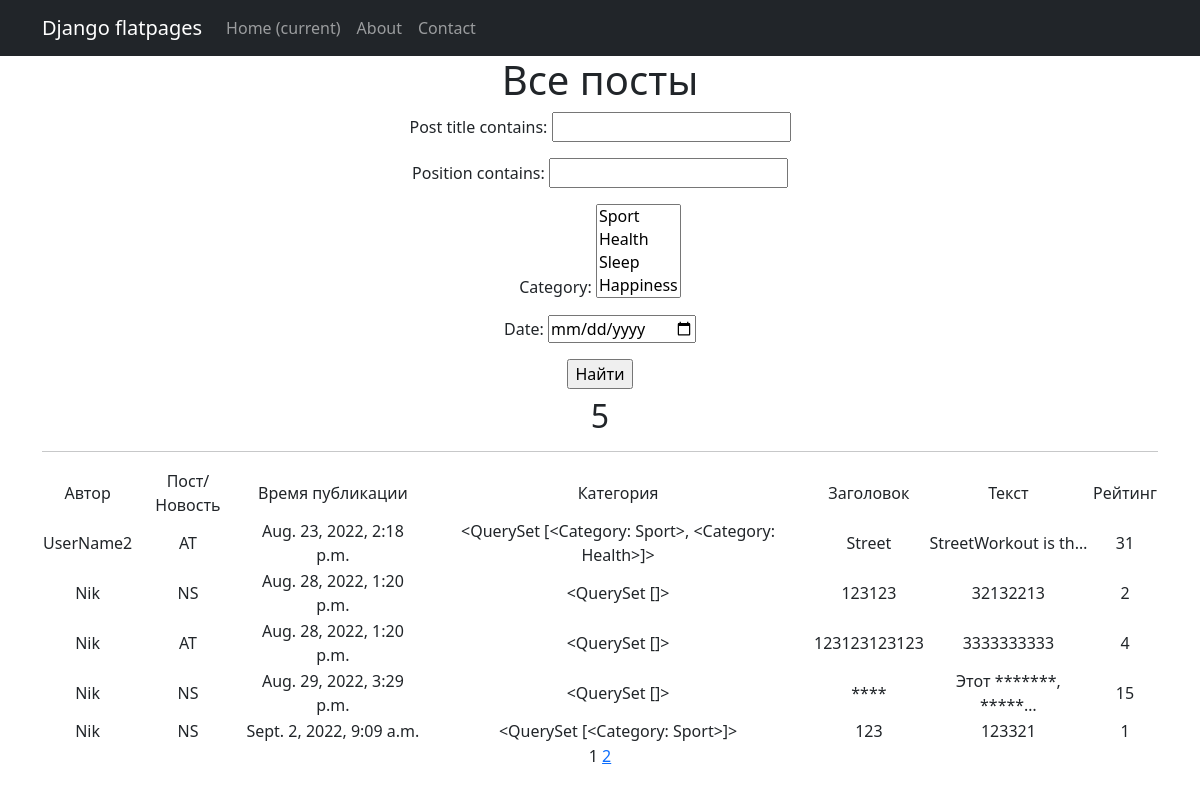
/posts/, run on the app's committed database.
### NewsPortal/models.py (models this page shows, shortened)
class Post(models.Model):
    article = 'AT'
    news = 'NS'
    POSITIONS = [
        (article, 'Статья'),
        (news, 'Новости')
    ]
    who_author = models.ForeignKey(Author, on_delete=models.CASCADE)
    position = models.CharField(max_length=2,
                                choices=POSITIONS,
                                default=article)
    time_in = models.DateTimeField(default=timezone.now)
    category_post = models.ManyToManyField('Category', through='PostCategory')
    post_title = models.CharField(max_length=255)
    post_text = models.TextField()
    post_rating = models.IntegerField(default=0)

class Author(models.Model):
    user = models.OneToOneField(User, on_delete=models.CASCADE)
    user_rating = models.IntegerField(default=0)
    def __str__(self):
        return f'{self.user.username}'

class Category(models.Model):
    category_name = models.CharField(max_length=255, unique=True)
    def __str__(self):
        return self.category_name

### NewsPortal/views.py (the view)
# urls.py: path('', PostList.as_view(), name='post_list'),
class PostList(ListView):
    model = Post
    ordering = 'time_in'
    template_name = 'posts.html'
    context_object_name = 'posts'
    paginate_by = 5
    def get_queryset(self):
        queryset = super().get_queryset()
        self.filterset = PostFilter(self.request.GET, queryset)
        return self.filterset.qs
    def get_context_data(self, **kwargs):
        context = super().get_context_data(**kwargs)
        context['filterset'] = self.filterset
        return context

### NewsPortal/templatetags/censor.py (called while the page is built)
@register.filter(name='censor')
def currency(message: str):
    variants = ['редиска', 'атас', 'канай', 'моргало', 'пасть']  # непристойные выражения
    ln = len(variants)
    filtred_message = ''
    string = ''
    pattern = '*'  # чем заменять непристойные выражения
    for i in message:
        string += i
        string2 = string.lower()
        flag = 0
        for j in variants:
            if not string2 in j:
                flag += 1
            if string2 == j:
                filtred_message += pattern * len(string)
                flag -= 1
                string = ''
        if flag == ln:
            filtred_message += string
            string = ''
    if string2 != '' and string2 not in variants:
        filtred_message += string
    elif string2 != '':
        filtred_message += pattern * len(string)
    return filtred_message

### templates/posts.html (shortened to what this page needs)
{% extends 'flatpages/default.html' %}
{% load censor %}!
{% load custom_filters %}
{% block content %}
   <h1>Все посты</h1>
   <form action="" method="get">
       {{ filterset.form.as_p }}
       <input type="submit" value="Найти" />
   </form>
   <h2>{{ posts|length }}</h2>
   <hr>
   {% if posts %}
       <table>
           <tr>
               <td>Автор</td>
               <td>Пост/Новость</td>
               <td>Время публикации</td>
               <td>Категория</td>
               <td>Заголовок</td>
               <td>Текст</td>
               <td>Рейтинг</td>
           </tr>
           {% for post in posts %}
           <tr>
               <td>{{ post.who_author }}</td>
               <td>{{ post.position }}</td>
               <td>{{ post.time_in }}</td>
               <td>{{ post.category_post.all }}</td>
               <td>{{ post.post_title|truncatewords:10|censor }}</td>
               <td>{{ post.post_text|truncatechars:20|censor }}</td>
               <td>{{ post.post_rating }}</td>
           </tr>
           {% endfor %}
       </table>
   {% else %}
       <h2>Постов нет!</h2>
   {% endif %}
   {{ page_obj.number }}
   {% if page_obj.has_next %}
       <a href="?page={{ page_obj.next_page_number }}">{{ page_obj.next_page_number }}</a>
   {% endif %}
{% endblock content %}

### data on the page
Post: who_author "UserName2", position "AT", time_in "Aug. 23, 2022, 2:18 p.m.", category_post.all "<QuerySet [<Category: Sport>, <Category: Health>]>", post_title|censor "Street", post_text|censor "StreetWorkout is th…", post_rating "31"
Post: who_author "Nik", position "NS", time_in "Aug. 28, 2022, 1:20 p.m.", category_post.all "<QuerySet []>", post_title|censor "123123", post_text|censor "32132213", post_rating "2"
Post: who_author "Nik", position "AT", time_in "Aug. 28, 2022, 1:20 p.m.", category_post.all "<QuerySet []>", post_title|censor "123123123123", post_text|censor "3333333333", post_rating "4"
Post: who_author "Nik", position "NS", time_in "Aug. 29, 2022, 3:29 p.m.", category_post.all "<QuerySet []>", post_title|censor "****", post_text|censor "Этот *******, *****…", post_rating "15"
Post: who_author "Nik", position "NS", time_in "Sept. 2, 2022, 9:09 a.m.", category_post.all "<QuerySet [<Category: Sport>]>", post_title|censor "123", post_text|censor "123321", post_rating "1"

### other printed values
{{ posts|length }} "5"
{{ page_obj.number }} "1"
{{ page_obj.next_page_number }} "2"
